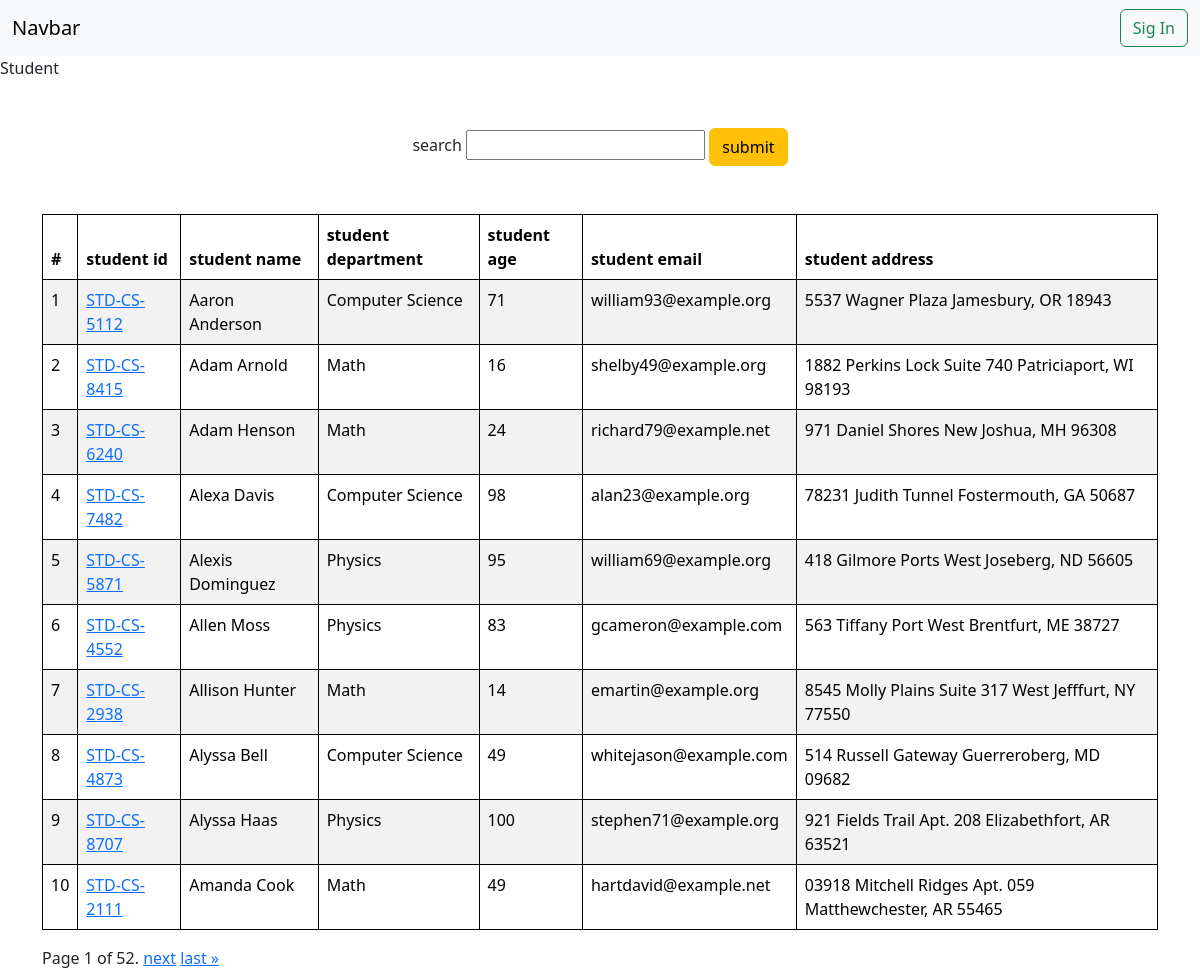
/students/, run on an earlier commit of the app's database.
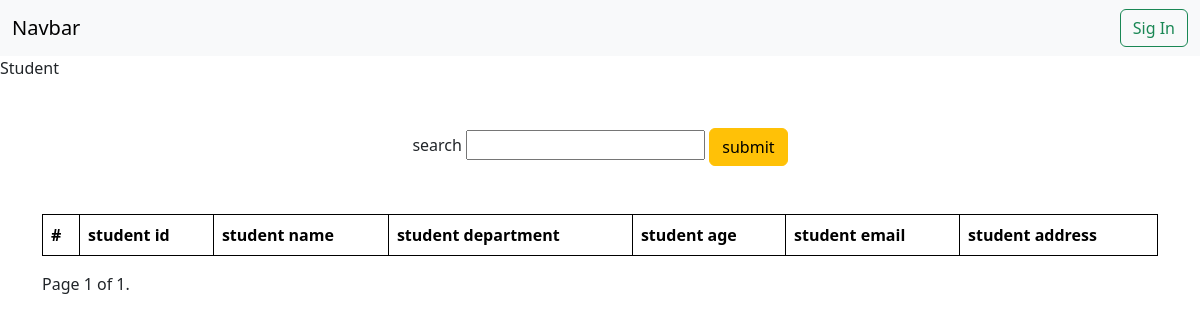
And on a later commit of the database.
### student/models.py (models this page shows, shortened)
class Student(models.Model):
    student_department = models.ForeignKey(Department,related_name="depart", on_delete=models.CASCADE)
    student_id = models.OneToOneField(StudentID , related_name="std_id",  on_delete=models.CASCADE)
    student_name = models.CharField(max_length=100)
    student_age = models.IntegerField(default=18)
    student_email = models.EmailField(unique=True)
    student_address = models.TextField()
    class Meta:
        ordering = ['student_name']
        verbose_name = "student"

class StudentID(models.Model):
    student_id = models.CharField(max_length=100)
    def __str__(self)->str:
        return self.student_id

class Department(models.Model):
    student_department = models.CharField(max_length=100)
    def __str__(self)->str:
        return self.student_department
    class Meta:
        ordering = ['student_department']

### student/views.py (the view)
# urls.py: path("students/", get_students, name="students"),
def get_students(request):
    query_set = Student.objects.all()
    if  request.GET.get("search"):
        search  = request.GET.get("search")
        query_set = query_set.filter(Q(student_name__icontains = search) |Q(student_age__icontains = search) | Q(student_email__icontains = search) |Q(student_department__student_department__icontains = search)|Q(student_id__student_id__icontains = search))
    paginator = Paginator(query_set,10)
    page_number = request.GET.get("page",1)
    page_obj = paginator.get_page(page_number)
    return render(request, "student.html" , {'queryset': page_obj} )

### student/templates/student.html (shortened to what this page needs)
{% extends "base.html" %}
{% block main %}
    <p>Student</p>
   <div class="container">
     <div class="d-flex my-5">
    <form  class="mx-auto" >
      <label for="search">search</label>
      <input name="search" type="search" >
      <button class="btn-warning btn" type="submit">submit</button>
    </form>
  </div>
    <table class="table table-striped table-hover mx-auto">
        <thead>
          <tr>
            <th scope="col">#</th>
            <th scope="col">student id</th>
            <th scope="col">student name</th>
            <th scope="col">student department</th>
            <th scope="col">student age</th>
            <th scope="col">student email</th>
            <th scope="col">student address</th>
          </tr>
        </thead>
        <tbody>
            {% for student in queryset %}
            <tr>
            <td>{{forloop.counter}}</td>
            <td>
              <a href="/student_marks/{{student.student_id}}"> {{student.student_id}}</a>
             </td>
            <td>{{student.student_name}}</td>
            <td>{{student.student_department}}</td>
            <td>{{student.student_age}}</td>
            <td>{{student.student_email}}</td>
            <td>{{student.student_address}}</td>
          </tr>
          {% endfor %}
        </tbody>
      </table>
      <div class="pagination">
        <span class="step-links">
            <span class="current">
                Page {{ queryset.number }} of {{ queryset.paginator.num_pages }}.
            </span>
            {% if queryset.has_next %}
                <a href="?page={{ queryset.next_page_number }}">next</a>
                <a href="?page={{ queryset.paginator.num_pages }}">last &raquo;</a>
            {% endif %}
        </span>
    </div>
   </div>
{% endblock %}

### home/templates/base.html (shortened to what this page needs)
<!DOCTYPE html>
<html lang="en">
  <head>
    <link href="https://cdn.jsdelivr.net/npm/bootstrap@5.3.3/dist/css/bootstrap.min.css" rel="stylesheet">
  </head>
  <body>
    <nav class="navbar navbar-expand-lg bg-body-tertiary">
      <div class="container-fluid">
        <a class="navbar-brand" href="#">Navbar</a>
     <div>
      {% if user.is_authenticated %}
      <a href="/logout" class="btn btn-outline-danger" type="submit">Logout</a>
      {% else %}
      <a href="/login" class="btn btn-outline-success" type="submit">Sig In</a>
      {% endif %}
     </div>
        </div>
    </nav>
    {% block main %}
    {% endblock %}
  </body>
  </html>

### home/templates/base.html (style rules this page uses)
table, th, td { border: 1px solid; }

What changed in the data, as far as the page shows it:
removed Student: student_id "STD-CS-5112", student_name "Aaron Anderson", student_department "Computer Science", student_age "71", student_email "william93@example.org", student_address "5537 Wagner Plaza Jamesbury, OR 18943"
removed Student: student_id "STD-CS-8415", student_name "Adam Arnold", student_department "Math", student_age "16", student_email "shelby49@example.org", student_address "1882 Perkins Lock Suite 740 Patriciaport, WI 98193"
removed Student: student_id "STD-CS-6240", student_name "Adam Henson", student_department "Math", student_age "24", student_email "richard79@example.net", student_address "971 Daniel Shores New Joshua, MH 96308"
removed Student: student_id "STD-CS-7482", student_name "Alexa Davis", student_department "Computer Science", student_age "98", student_email "alan23@example.org", student_address "78231 Judith Tunnel Fostermouth, GA 50687"
removed Student: student_id "STD-CS-5871", student_name "Alexis Dominguez", student_department "Physics", student_age "95", student_email "william69@example.org", student_address "418 Gilmore Ports West Joseberg, ND 56605"
removed Student: student_id "STD-CS-4552", student_name "Allen Moss", student_department "Physics", student_age "83", student_email "gcameron@example.com", student_address "563 Tiffany Port West Brentfurt, ME 38727"
removed Student: student_id "STD-CS-2938", student_name "Allison Hunter", student_department "Math", student_age "14", student_email "emartin@example.org", student_address "8545 Molly Plains Suite 317 West Jefffurt, NY 77550"
removed Student: student_id "STD-CS-4873", student_name "Alyssa Bell", student_department "Computer Science", student_age "49", student_email "whitejason@example.com", student_address "514 Russell Gateway Guerreroberg, MD 09682"
removed Student: student_id "STD-CS-8707", student_name "Alyssa Haas", student_department "Physics", student_age "100", student_email "stephen71@example.org", student_address "921 Fields Trail Apt. 208 Elizabethfort, AR 63521"
removed Student: student_id "STD-CS-2111", student_name "Amanda Cook", student_department "Math", student_age "49", student_email "hartdavid@example.net", student_address "03918 Mitchell Ridges Apt. 059 Matthewchester, AR 55465"
Also different on the page:
{{ queryset.paginator.num_pages }}: "52" → "1"
text no longer shown: "next last »"
